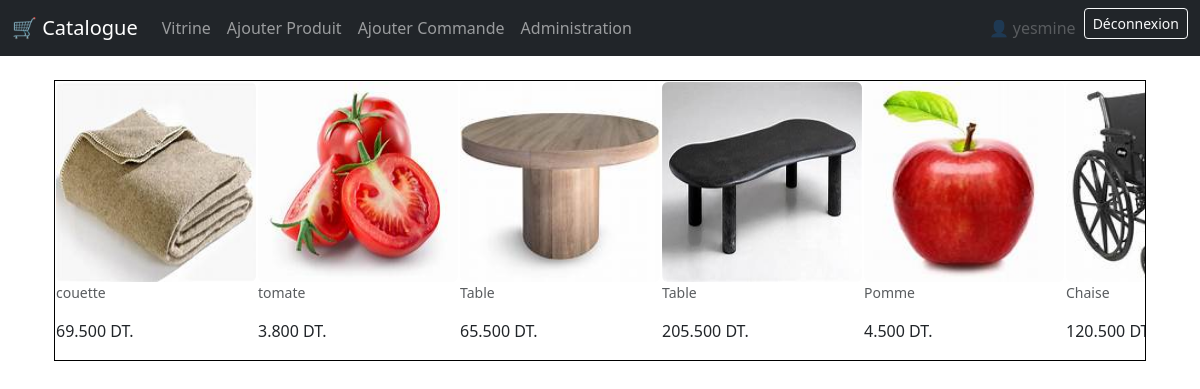
Screenshot of /magasin/vitrine/ (signed in) with the database file from the repository.
### magasin/models.py (models this page shows, shortened)
class Produit(models.Model):
    TYPE_CHOICES = [
        ('em', 'Emballé'),
        ('fr', 'Frais'),
        ('cs', 'Conserve'),
    ]
    libelle = models.CharField(max_length=100)
    description = models.TextField()
    prix = models.DecimalField(max_digits=10, decimal_places=3)
    typeProduit = models.CharField(max_length=2, choices=TYPE_CHOICES, default='em')
    image=models.ImageField (blank=True )
    Categorie=models.ForeignKey('Categorie',on_delete=models.CASCADE, null=True , blank=True)
    Fournisseur=models.ForeignKey('Fournisseur',on_delete=models.CASCADE, null=True  )

### magasin/views.py (the view)
# urls.py: path('vitrine/', views.vitrine, name='vitrine'),
def vitrine(request):
    produits = Produit.objects.all()
    return render(request, 'magasin/vitrine.html', {'list': produits})

### magasin/templates/magasin/vitrine.html (shortened to what this page needs)
{% extends 'magasin/base.html' %}
 {% load static %}
 {% block content %}
 <form method='POST' class="post-form">
 <div class="container">
 <div style="overflow:scroll; border:#000000 1px solid;">
<table>
       <tr>
 {% for article in list %}
 <td>
      <img src='/media/{{ article.image }}'
 class="rounded float-start"
height="200px"
 width="200px"
      alt="">
     <figcaption class="figure-caption">
{{article.libelle}}
     </figcaption>
     <p> {{article.prix}} DT. </p>
 </td>
 {% endfor %}
         </tr>
     </table>
 </div>
 </form>
</div>
 {% endblock %}

### magasin/templates/magasin/base.html (shortened to what this page needs)
{% load static %}
<!DOCTYPE html>
<html lang="fr">
<head>
    <link rel="stylesheet" type="text/css" media="screen" href="{% static 'css/base.css' %}">
    <link rel="stylesheet" href="https://cdn.jsdelivr.net/npm/bootstrap@5.3.0/dist/css/bootstrap.min.css">
    <link rel="stylesheet" href="https://cdn.jsdelivr.net/npm/bootstrap-icons@1.10.5/font/bootstrap-icons.css">
</head>
<body>
    <nav class="navbar navbar-expand-lg navbar-dark bg-dark">
        <div class="container-fluid">
            <a class="navbar-brand d-flex align-items-center" href="{% url 'acceuil' %}">
                🛒 Catalogue
            </a>
            <div class="collapse navbar-collapse justify-content-between" id="navbarNavDropdown">
                <ul class="navbar-nav">
                    <li class="nav-item">
                        <a class="nav-link" href="{% url 'vitrine' %}">Vitrine</a>
                    </li>
                    <li class="nav-item">
                        <a class="nav-link" href="{% url 'maj_produits' %}">Ajouter Produit</a>
                    </li>
                    <li class="nav-item">
                        <a class="nav-link" href="{% url 'commande' %}">Ajouter Commande</a>
                    </li>
                    <li class="nav-item">
                        <a class="nav-link" href="/admin/">Administration</a>
                    </li>
                </ul>
                <ul class="navbar-nav">
                    {% if user.is_authenticated %}
                        <li class="nav-item">
                            <a class="nav-link disabled">👤 {{ user }}</a>
                        </li>
                        <li class="nav-item">
                            <form method="post" action="{% url 'logout' %}">
                                <button type="submit" class="btn btn-outline-light btn-sm">Déconnexion</button>
                            </form>
                        </li>
                    {% endif %}
                </ul>
            </div>
        </div>
    </nav>
    <div class="container mt-4">
        {% block content %}{% endblock %}
</body>
</html>

### rows the page displays
Produit: image (picture), libelle "couette", prix "69.500"
Produit: image (picture), libelle "tomate", prix "3.800"
Produit: image (picture), libelle "Table", prix "65.500"
Produit: image (picture), libelle "Table", prix "205.500"
Produit: image (picture), libelle "Pomme", prix "4.500"
Produit: image (picture), libelle "Chaise", prix "120.500"

### other values shown
{{ user }} "yesmine"
